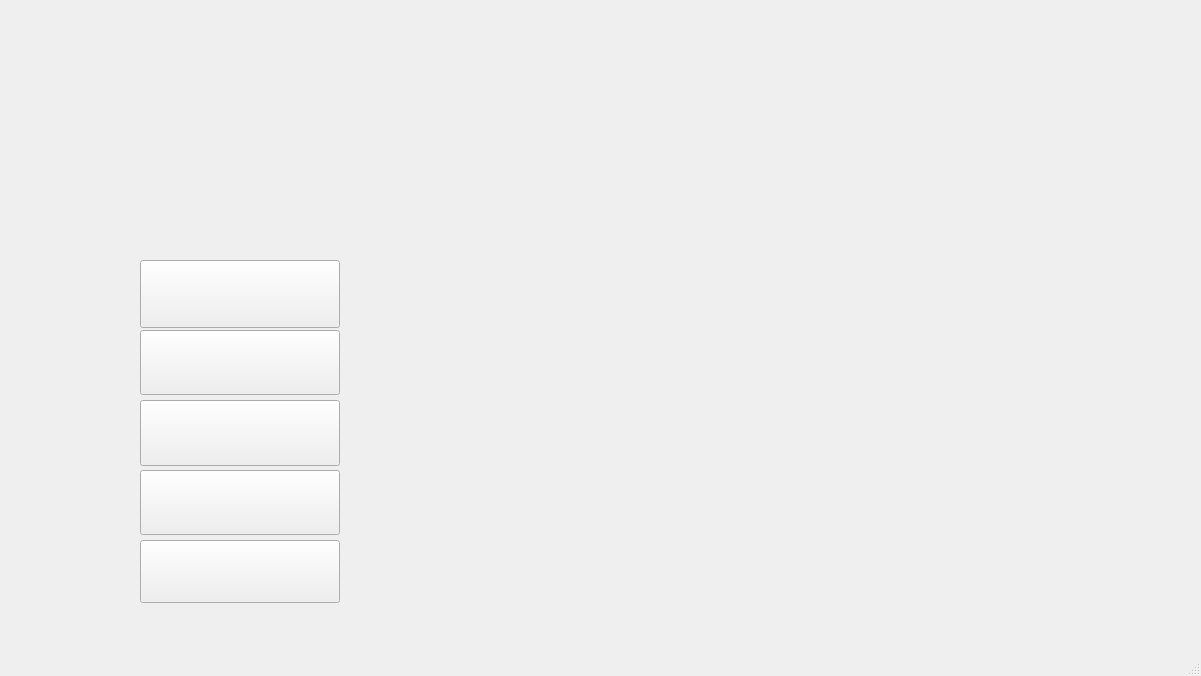
<?xml version="1.0" encoding="UTF-8"?>
<ui version="4.0">
 <class>MainWindow</class>
 <widget class="QMainWindow" name="MainWindow">
  <property name="geometry">
   <rect>
    <x>0</x>
    <y>0</y>
    <width>1201</width>
    <height>676</height>
   </rect>
  </property>
  <property name="windowTitle">
   <string>The Eighth</string>
  </property>
  <property name="fixedSize" stdset="0">
   <size>
    <width>800</width>
    <height>600</height>
   </size>
  </property>
  <widget class="QWidget" name="centralwidget">
   <widget class="QPushButton" name="inputNameBtn">
    <property name="geometry">
     <rect>
      <x>140</x>
      <y>260</y>
      <width>200</width>
      <height>68</height>
     </rect>
    </property>
    <property name="minimumSize">
     <size>
      <width>200</width>
      <height>63</height>
     </size>
    </property>
    <property name="styleSheet">
     <string notr="true">border-image: url(:/images/startgame_name_button.png);</string>
    </property>
    <property name="text">
     <string/>
    </property>
   </widget>
   <widget class="QPushButton" name="startGameBtn">
    <property name="geometry">
     <rect>
      <x>140</x>
      <y>330</y>
      <width>200</width>
      <height>65</height>
     </rect>
    </property>
    <property name="minimumSize">
     <size>
      <width>200</width>
      <height>63</height>
     </size>
    </property>
    <property name="styleSheet">
     <string notr="true">border-image: url(:/images/startgame_start_button.png);</string>
    </property>
    <property name="text">
     <string/>
    </property>
   </widget>
   <widget class="QPushButton" name="backgroundBtn">
    <property name="geometry">
     <rect>
      <x>140</x>
      <y>400</y>
      <width>200</width>
      <height>66</height>
     </rect>
    </property>
    <property name="minimumSize">
     <size>
      <width>200</width>
      <height>63</height>
     </size>
    </property>
    <property name="styleSheet">
     <string notr="true">border-image: url(:/images/startgame_background_button.png);</string>
    </property>
    <property name="text">
     <string/>
    </property>
   </widget>
   <widget class="QPushButton" name="leaderboardBtn">
    <property name="geometry">
     <rect>
      <x>140</x>
      <y>470</y>
      <width>200</width>
      <height>65</height>
     </rect>
    </property>
    <property name="minimumSize">
     <size>
      <width>200</width>
      <height>63</height>
     </size>
    </property>
    <property name="styleSheet">
     <string notr="true">border-image: url(:/images/startgame_laber_button.png);</string>
    </property>
    <property name="text">
     <string/>
    </property>
   </widget>
   <widget class="QPushButton" name="exitBtn">
    <property name="geometry">
     <rect>
      <x>140</x>
      <y>540</y>
      <width>200</width>
      <height>63</height>
     </rect>
    </property>
    <property name="minimumSize">
     <size>
      <width>200</width>
      <height>63</height>
     </size>
    </property>
    <property name="styleSheet">
     <string notr="true">border-image: url(:/images/startgame_exit_button.png);</string>
    </property>
    <property name="text">
     <string/>
    </property>
   </widget>
  </widget>
  <widget class="QMenuBar" name="menubar">
   <property name="geometry">
    <rect>
     <x>0</x>
     <y>0</y>
     <width>1201</width>
     <height>29</height>
    </rect>
   </property>
  </widget>
  <widget class="QStatusBar" name="statusbar"/>
 </widget>
 <resources/>
 <connections/>
</ui>
